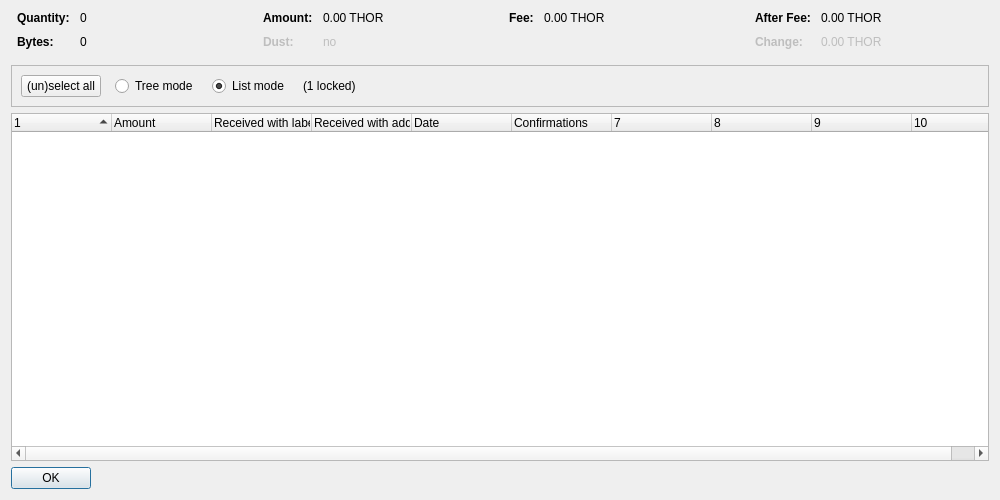
<?xml version="1.0" encoding="UTF-8"?>
<ui version="4.0">
 <class>CoinControlDialog</class>
 <widget class="QDialog" name="CoinControlDialog">
  <property name="geometry">
   <rect>
    <x>0</x>
    <y>0</y>
    <width>1000</width>
    <height>500</height>
   </rect>
  </property>
  <property name="windowTitle">
   <string>Coin Selection</string>
  </property>
  <layout class="QVBoxLayout" name="verticalLayout">
   <item>
    <layout class="QHBoxLayout" name="horizontalLayoutTop" stretch="0,0,0,0">
     <property name="topMargin">
      <number>0</number>
     </property>
     <property name="bottomMargin">
      <number>10</number>
     </property>
     <item>
      <layout class="QFormLayout" name="formLayoutCoinControl1">
       <property name="horizontalSpacing">
        <number>10</number>
       </property>
       <property name="verticalSpacing">
        <number>10</number>
       </property>
       <property name="leftMargin">
        <number>6</number>
       </property>
       <property name="rightMargin">
        <number>6</number>
       </property>
       <item row="0" column="0">
        <widget class="QLabel" name="labelCoinControlQuantityText">
         <property name="font">
          <font>
           <weight>75</weight>
           <bold>true</bold>
          </font>
         </property>
         <property name="text">
          <string>Quantity:</string>
         </property>
        </widget>
       </item>
       <item row="0" column="1">
        <widget class="QLabel" name="labelCoinControlQuantity">
         <property name="cursor">
          <cursorShape>IBeamCursor</cursorShape>
         </property>
         <property name="contextMenuPolicy">
          <enum>Qt::ActionsContextMenu</enum>
         </property>
         <property name="text">
          <string notr="true">0</string>
         </property>
         <property name="textInteractionFlags">
          <set>Qt::LinksAccessibleByMouse|Qt::TextSelectableByKeyboard|Qt::TextSelectableByMouse</set>
         </property>
        </widget>
       </item>
       <item row="1" column="0">
        <widget class="QLabel" name="labelCoinControlBytesText">
         <property name="font">
          <font>
           <weight>75</weight>
           <bold>true</bold>
          </font>
         </property>
         <property name="text">
          <string>Bytes:</string>
         </property>
        </widget>
       </item>
       <item row="1" column="1">
        <widget class="QLabel" name="labelCoinControlBytes">
         <property name="cursor">
          <cursorShape>IBeamCursor</cursorShape>
         </property>
         <property name="contextMenuPolicy">
          <enum>Qt::ActionsContextMenu</enum>
         </property>
         <property name="text">
          <string notr="true">0</string>
         </property>
         <property name="textInteractionFlags">
          <set>Qt::LinksAccessibleByMouse|Qt::TextSelectableByKeyboard|Qt::TextSelectableByMouse</set>
         </property>
        </widget>
       </item>
      </layout>
     </item>
     <item>
      <layout class="QFormLayout" name="formLayoutCoinControl2">
       <property name="horizontalSpacing">
        <number>10</number>
       </property>
       <property name="verticalSpacing">
        <number>10</number>
       </property>
       <property name="leftMargin">
        <number>6</number>
       </property>
       <property name="rightMargin">
        <number>6</number>
       </property>
       <item row="0" column="0">
        <widget class="QLabel" name="labelCoinControlAmountText">
         <property name="font">
          <font>
           <weight>75</weight>
           <bold>true</bold>
          </font>
         </property>
         <property name="text">
          <string>Amount:</string>
         </property>
        </widget>
       </item>
       <item row="0" column="1">
        <widget class="QLabel" name="labelCoinControlAmount">
         <property name="cursor">
          <cursorShape>IBeamCursor</cursorShape>
         </property>
         <property name="contextMenuPolicy">
          <enum>Qt::ActionsContextMenu</enum>
         </property>
         <property name="text">
          <string notr="true">0.00 THOR</string>
         </property>
         <property name="textInteractionFlags">
          <set>Qt::LinksAccessibleByMouse|Qt::TextSelectableByKeyboard|Qt::TextSelectableByMouse</set>
         </property>
        </widget>
       </item>
       <item row="1" column="0">
        <widget class="QLabel" name="labelCoinControlLowOutputText">
         <property name="enabled">
          <bool>false</bool>
         </property>
         <property name="font">
          <font>
           <weight>75</weight>
           <bold>true</bold>
          </font>
         </property>
         <property name="text">
          <string>Dust:</string>
         </property>
        </widget>
       </item>
       <item row="1" column="1">
        <widget class="QLabel" name="labelCoinControlLowOutput">
         <property name="enabled">
          <bool>false</bool>
         </property>
         <property name="cursor">
          <cursorShape>IBeamCursor</cursorShape>
         </property>
         <property name="contextMenuPolicy">
          <enum>Qt::ActionsContextMenu</enum>
         </property>
         <property name="text">
          <string notr="true">no</string>
         </property>
         <property name="textInteractionFlags">
          <set>Qt::LinksAccessibleByMouse|Qt::TextSelectableByKeyboard|Qt::TextSelectableByMouse</set>
         </property>
        </widget>
       </item>
      </layout>
     </item>
     <item>
      <layout class="QFormLayout" name="formLayoutCoinControl3">
       <property name="horizontalSpacing">
        <number>10</number>
       </property>
       <property name="verticalSpacing">
        <number>10</number>
       </property>
       <property name="leftMargin">
        <number>6</number>
       </property>
       <property name="rightMargin">
        <number>6</number>
       </property>
       <item row="0" column="0">
        <widget class="QLabel" name="labelCoinControlFeeText">
         <property name="font">
          <font>
           <weight>75</weight>
           <bold>true</bold>
          </font>
         </property>
         <property name="text">
          <string>Fee:</string>
         </property>
        </widget>
       </item>
       <item row="0" column="1">
        <widget class="QLabel" name="labelCoinControlFee">
         <property name="cursor">
          <cursorShape>IBeamCursor</cursorShape>
         </property>
         <property name="contextMenuPolicy">
          <enum>Qt::ActionsContextMenu</enum>
         </property>
         <property name="text">
          <string notr="true">0.00 THOR</string>
         </property>
         <property name="textInteractionFlags">
          <set>Qt::LinksAccessibleByMouse|Qt::TextSelectableByKeyboard|Qt::TextSelectableByMouse</set>
         </property>
        </widget>
       </item>
      </layout>
     </item>
     <item>
      <layout class="QFormLayout" name="formLayoutCoinControl4">
       <property name="horizontalSpacing">
        <number>10</number>
       </property>
       <property name="verticalSpacing">
        <number>10</number>
       </property>
       <property name="leftMargin">
        <number>6</number>
       </property>
       <property name="rightMargin">
        <number>6</number>
       </property>
       <item row="0" column="0">
        <widget class="QLabel" name="labelCoinControlAfterFeeText">
         <property name="font">
          <font>
           <weight>75</weight>
           <bold>true</bold>
          </font>
         </property>
         <property name="text">
          <string>After Fee:</string>
         </property>
        </widget>
       </item>
       <item row="0" column="1">
        <widget class="QLabel" name="labelCoinControlAfterFee">
         <property name="cursor">
          <cursorShape>IBeamCursor</cursorShape>
         </property>
         <property name="contextMenuPolicy">
          <enum>Qt::ActionsContextMenu</enum>
         </property>
         <property name="text">
          <string notr="true">0.00 THOR</string>
         </property>
         <property name="textInteractionFlags">
          <set>Qt::LinksAccessibleByMouse|Qt::TextSelectableByKeyboard|Qt::TextSelectableByMouse</set>
         </property>
        </widget>
       </item>
       <item row="1" column="0">
        <widget class="QLabel" name="labelCoinControlChangeText">
         <property name="enabled">
          <bool>false</bool>
         </property>
         <property name="font">
          <font>
           <weight>75</weight>
           <bold>true</bold>
          </font>
         </property>
         <property name="text">
          <string>Change:</string>
         </property>
        </widget>
       </item>
       <item row="1" column="1">
        <widget class="QLabel" name="labelCoinControlChange">
         <property name="enabled">
          <bool>false</bool>
         </property>
         <property name="cursor">
          <cursorShape>IBeamCursor</cursorShape>
         </property>
         <property name="contextMenuPolicy">
          <enum>Qt::ActionsContextMenu</enum>
         </property>
         <property name="text">
          <string notr="true">0.00 THOR</string>
         </property>
         <property name="textInteractionFlags">
          <set>Qt::LinksAccessibleByMouse|Qt::TextSelectableByKeyboard|Qt::TextSelectableByMouse</set>
         </property>
        </widget>
       </item>
      </layout>
     </item>
    </layout>
   </item>
   <item>
    <widget class="QFrame" name="frame">
     <property name="minimumSize">
      <size>
       <width>0</width>
       <height>40</height>
      </size>
     </property>
     <property name="frameShape">
      <enum>QFrame::StyledPanel</enum>
     </property>
     <property name="frameShadow">
      <enum>QFrame::Sunken</enum>
     </property>
     <layout class="QHBoxLayout" name="horizontalLayout">
      <item>
       <layout class="QHBoxLayout" name="horizontalLayoutPanel" stretch="0,0,0,0,0">
        <property name="spacing">
         <number>14</number>
        </property>
        <item>
         <widget class="QPushButton" name="pushButtonSelectAll">
          <property name="sizePolicy">
           <sizepolicy hsizetype="Maximum" vsizetype="Fixed">
            <horstretch>0</horstretch>
            <verstretch>0</verstretch>
           </sizepolicy>
          </property>
          <property name="text">
           <string>(un)select all</string>
          </property>
          <property name="autoDefault">
           <bool>false</bool>
          </property>
         </widget>
        </item>
        <item>
         <widget class="QRadioButton" name="radioTreeMode">
          <property name="sizePolicy">
           <sizepolicy hsizetype="Maximum" vsizetype="Fixed">
            <horstretch>0</horstretch>
            <verstretch>0</verstretch>
           </sizepolicy>
          </property>
          <property name="text">
           <string>Tree mode</string>
          </property>
         </widget>
        </item>
        <item>
         <widget class="QRadioButton" name="radioListMode">
          <property name="sizePolicy">
           <sizepolicy hsizetype="Maximum" vsizetype="Fixed">
            <horstretch>0</horstretch>
            <verstretch>0</verstretch>
           </sizepolicy>
          </property>
          <property name="text">
           <string>List mode</string>
          </property>
          <property name="checked">
           <bool>true</bool>
          </property>
         </widget>
        </item>
        <item>
         <widget class="QLabel" name="labelLocked">
          <property name="text">
           <string notr="true">(1 locked)</string>
          </property>
         </widget>
        </item>
        <item>
         <spacer name="horizontalSpacer">
          <property name="orientation">
           <enum>Qt::Horizontal</enum>
          </property>
          <property name="sizeHint" stdset="0">
           <size>
            <width>40</width>
            <height>20</height>
           </size>
          </property>
         </spacer>
        </item>
       </layout>
      </item>
     </layout>
    </widget>
   </item>
   <item>
    <widget class="CoinControlTreeWidget" name="treeWidget">
     <property name="contextMenuPolicy">
      <enum>Qt::CustomContextMenu</enum>
     </property>
     <property name="sortingEnabled">
      <bool>false</bool>
     </property>
     <property name="columnCount">
      <number>10</number>
     </property>
     <attribute name="headerShowSortIndicator" stdset="0">
      <bool>true</bool>
     </attribute>
     <attribute name="headerStretchLastSection">
      <bool>false</bool>
     </attribute>
     <column>
      <property name="text">
       <string/>
      </property>
     </column>
     <column>
      <property name="text">
       <string>Amount</string>
      </property>
     </column>
     <column>
      <property name="text">
       <string>Received with label</string>
      </property>
     </column>
     <column>
      <property name="text">
       <string>Received with address</string>
      </property>
     </column>
     <column>
      <property name="text">
       <string>Date</string>
      </property>
     </column>
     <column>
      <property name="text">
       <string>Confirmations</string>
      </property>
      <property name="toolTip">
       <string>Confirmed</string>
      </property>
     </column>
     <column>
      <property name="text">
       <string/>
      </property>
     </column>
     <column>
      <property name="text">
       <string/>
      </property>
     </column>
     <column>
      <property name="text">
       <string/>
      </property>
     </column>
     <column>
      <property name="text">
       <string/>
      </property>
     </column>
    </widget>
   </item>
   <item>
    <widget class="QDialogButtonBox" name="buttonBox">
     <property name="sizePolicy">
      <sizepolicy hsizetype="Maximum" vsizetype="Fixed">
       <horstretch>0</horstretch>
       <verstretch>0</verstretch>
      </sizepolicy>
     </property>
     <property name="orientation">
      <enum>Qt::Horizontal</enum>
     </property>
     <property name="standardButtons">
      <set>QDialogButtonBox::Ok</set>
     </property>
    </widget>
   </item>
  </layout>
 </widget>
 <customwidgets>
  <customwidget>
   <class>CoinControlTreeWidget</class>
   <extends>QTreeWidget</extends>
   <header>qt/coincontroltreewidget.h</header>
  </customwidget>
 </customwidgets>
 <resources/>
 <connections/>
</ui>
